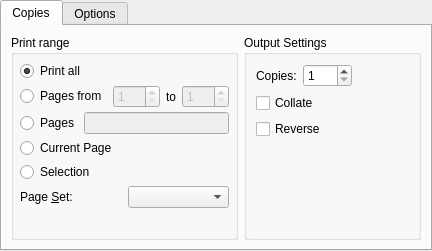
<?xml version="1.0" encoding="UTF-8"?>
<ui version="4.0">
 <class>QPrintSettingsOutput</class>
 <widget class="QWidget" name="QPrintSettingsOutput">
  <property name="geometry">
   <rect>
    <x>0</x>
    <y>0</y>
    <width>432</width>
    <height>251</height>
   </rect>
  </property>
  <property name="windowTitle">
   <string>Form</string>
  </property>
  <layout class="QHBoxLayout" name="horizontalLayout_2">
   <property name="leftMargin">
    <number>0</number>
   </property>
   <property name="topMargin">
    <number>0</number>
   </property>
   <property name="rightMargin">
    <number>0</number>
   </property>
   <property name="bottomMargin">
    <number>0</number>
   </property>
   <item>
    <widget class="QTabWidget" name="tabs">
     <property name="currentIndex">
      <number>0</number>
     </property>
     <widget class="QWidget" name="copiesTab">
      <attribute name="title">
       <string>Copies</string>
      </attribute>
      <layout class="QHBoxLayout" name="horizontalLayout">
       <item>
        <widget class="QGroupBox" name="gbPrintRange">
         <property name="sizePolicy">
          <sizepolicy hsizetype="Preferred" vsizetype="Minimum">
           <horstretch>0</horstretch>
           <verstretch>0</verstretch>
          </sizepolicy>
         </property>
         <property name="title">
          <string>Print range</string>
         </property>
         <layout class="QVBoxLayout" name="_3">
          <property name="spacing">
           <number>4</number>
          </property>
          <property name="leftMargin">
           <number>6</number>
          </property>
          <property name="topMargin">
           <number>6</number>
          </property>
          <property name="rightMargin">
           <number>6</number>
          </property>
          <property name="bottomMargin">
           <number>6</number>
          </property>
          <item>
           <widget class="QRadioButton" name="printAll">
            <property name="text">
             <string>Print all</string>
            </property>
            <property name="checked">
             <bool>true</bool>
            </property>
           </widget>
          </item>
          <item>
           <layout class="QHBoxLayout" name="_4">
            <property name="spacing">
             <number>6</number>
            </property>
            <property name="leftMargin">
             <number>0</number>
            </property>
            <property name="topMargin">
             <number>0</number>
            </property>
            <property name="rightMargin">
             <number>0</number>
            </property>
            <property name="bottomMargin">
             <number>0</number>
            </property>
            <item>
             <widget class="QRadioButton" name="printRange">
              <property name="text">
               <string>Pages from</string>
              </property>
             </widget>
            </item>
            <item>
             <widget class="QSpinBox" name="from">
              <property name="enabled">
               <bool>false</bool>
              </property>
              <property name="minimum">
               <number>1</number>
              </property>
              <property name="maximum">
               <number>999</number>
              </property>
             </widget>
            </item>
            <item>
             <widget class="QLabel" name="label_3">
              <property name="text">
               <string>to</string>
              </property>
             </widget>
            </item>
            <item>
             <widget class="QSpinBox" name="to">
              <property name="enabled">
               <bool>false</bool>
              </property>
              <property name="minimum">
               <number>1</number>
              </property>
              <property name="maximum">
               <number>999</number>
              </property>
             </widget>
            </item>
            <item>
             <spacer>
              <property name="orientation">
               <enum>Qt::Horizontal</enum>
              </property>
              <property name="sizeHint" stdset="0">
               <size>
                <width>0</width>
                <height>20</height>
               </size>
              </property>
             </spacer>
            </item>
           </layout>
          </item>
          <item>
           <layout class="QHBoxLayout" name="pagesLayout">
            <item>
             <widget class="QRadioButton" name="pagesRadioButton">
              <property name="text">
               <string>Pages</string>
              </property>
             </widget>
            </item>
            <item>
             <widget class="QLineEdit" name="pagesLineEdit">
              <property name="enabled">
               <bool>false</bool>
              </property>
              <property name="toolTip">
               <string>Specify pages or ranges separated by commas. Ranges are specified by two numbers separated by a hyphen. E.g: 3,5-7,9 prints pages 3, 5, 6, 7 and 9.</string>
              </property>
             </widget>
            </item>
           </layout>
          </item>
          <item>
           <widget class="QRadioButton" name="printCurrentPage">
            <property name="text">
             <string>Current Page</string>
            </property>
           </widget>
          </item>
          <item>
           <widget class="QRadioButton" name="printSelection">
            <property name="text">
             <string>Selection</string>
            </property>
           </widget>
          </item>
          <item>
           <layout class="QHBoxLayout" name="_5">
            <property name="spacing">
             <number>6</number>
            </property>
            <property name="bottomMargin">
             <number>0</number>
            </property>
            <item>
             <widget class="QLabel" name="pageSetLabel">
              <property name="visible">
               <bool>false</bool>
              </property>
              <property name="text">
               <string>Page &amp;Set:</string>
              </property>
              <property name="buddy">
               <cstring>pageSetCombo</cstring>
              </property>
             </widget>
            </item>
            <item>
             <widget class="QComboBox" name="pageSetCombo">
              <property name="visible">
               <bool>false</bool>
              </property>
             </widget>
            </item>
           </layout>
          </item>
          <item>
           <spacer name="verticalSpacer">
            <property name="orientation">
             <enum>Qt::Vertical</enum>
            </property>
            <property name="sizeHint" stdset="0">
             <size>
              <width>1</width>
              <height>1</height>
             </size>
            </property>
           </spacer>
          </item>
         </layout>
        </widget>
       </item>
       <item>
        <widget class="QGroupBox" name="groupBox">
         <property name="title">
          <string>Output Settings</string>
         </property>
         <layout class="QGridLayout" name="gridLayout">
          <item row="0" column="0">
           <widget class="QLabel" name="label">
            <property name="text">
             <string>Copies:</string>
            </property>
            <property name="buddy">
             <cstring>copies</cstring>
            </property>
           </widget>
          </item>
          <item row="0" column="1" colspan="2">
           <widget class="QSpinBox" name="copies">
            <property name="minimum">
             <number>1</number>
            </property>
            <property name="maximum">
             <number>999</number>
            </property>
           </widget>
          </item>
          <item row="0" column="3">
           <spacer name="horizontalSpacer">
            <property name="orientation">
             <enum>Qt::Horizontal</enum>
            </property>
            <property name="sizeHint" stdset="0">
             <size>
              <width>91</width>
              <height>20</height>
             </size>
            </property>
           </spacer>
          </item>
          <item row="1" column="0" colspan="2">
           <widget class="QCheckBox" name="collate">
            <property name="text">
             <string>Collate</string>
            </property>
           </widget>
          </item>
          <item row="1" column="2" rowspan="2" colspan="2">
           <widget class="QLabel" name="outputIcon">
            <property name="sizePolicy">
             <sizepolicy hsizetype="Ignored" vsizetype="Ignored">
              <horstretch>0</horstretch>
              <verstretch>0</verstretch>
             </sizepolicy>
            </property>
           </widget>
          </item>
          <item row="2" column="0" colspan="2">
           <widget class="QCheckBox" name="reverse">
            <property name="text">
             <string>Reverse</string>
            </property>
           </widget>
          </item>
          <item row="3" column="0" colspan="4">
           <spacer name="verticalSpacer_2">
            <property name="orientation">
             <enum>Qt::Vertical</enum>
            </property>
            <property name="sizeHint" stdset="0">
             <size>
              <width>0</width>
              <height>1</height>
             </size>
            </property>
           </spacer>
          </item>
         </layout>
        </widget>
       </item>
      </layout>
     </widget>
     <widget class="QWidget" name="optionsTab">
      <attribute name="title">
       <string>Options</string>
      </attribute>
      <layout class="QGridLayout" name="gridLayout_2">
       <item row="0" column="1">
        <widget class="QGroupBox" name="colorMode">
         <property name="title">
          <string>Color Mode</string>
         </property>
         <layout class="QGridLayout" name="gridLayout_4">
          <item row="2" column="0">
           <spacer name="verticalSpacer_6">
            <property name="orientation">
             <enum>Qt::Vertical</enum>
            </property>
            <property name="sizeHint" stdset="0">
             <size>
              <width>1</width>
              <height>0</height>
             </size>
            </property>
           </spacer>
          </item>
          <item row="0" column="0">
           <widget class="QRadioButton" name="color">
            <property name="text">
             <string>Color</string>
            </property>
           </widget>
          </item>
          <item row="0" column="1" rowspan="3">
           <widget class="QLabel" name="colorIcon"/>
          </item>
          <item row="1" column="0">
           <widget class="QRadioButton" name="grayscale">
            <property name="text">
             <string>Grayscale</string>
            </property>
           </widget>
          </item>
         </layout>
        </widget>
       </item>
       <item row="0" column="0">
        <widget class="QGroupBox" name="duplex">
         <property name="title">
          <string>Double Sided Printing</string>
         </property>
         <layout class="QVBoxLayout" name="verticalLayout">
          <item>
           <widget class="QRadioButton" name="noDuplex">
            <property name="text">
             <string>Off</string>
            </property>
            <property name="checked">
             <bool>true</bool>
            </property>
           </widget>
          </item>
          <item>
           <widget class="QRadioButton" name="duplexLong">
            <property name="text">
             <string>Long side binding</string>
            </property>
           </widget>
          </item>
          <item>
           <widget class="QRadioButton" name="duplexShort">
            <property name="text">
             <string>Short side binding</string>
            </property>
           </widget>
          </item>
          <item>
           <spacer name="verticalSpacer_42">
            <property name="orientation">
             <enum>Qt::Vertical</enum>
            </property>
            <property name="sizeHint" stdset="0">
             <size>
              <width>1</width>
              <height>0</height>
             </size>
            </property>
           </spacer>
          </item>
         </layout>
        </widget>
       </item>
      </layout>
     </widget>
    </widget>
   </item>
  </layout>
 </widget>
 <resources/>
 <connections>
  <connection>
   <sender>printRange</sender>
   <signal>toggled(bool)</signal>
   <receiver>from</receiver>
   <slot>setEnabled(bool)</slot>
   <hints>
    <hint type="sourcelabel">
     <x>89</x>
     <y>113</y>
    </hint>
    <hint type="destinationlabel">
     <x>182</x>
     <y>113</y>
    </hint>
   </hints>
  </connection>
  <connection>
   <sender>printRange</sender>
   <signal>toggled(bool)</signal>
   <receiver>to</receiver>
   <slot>setEnabled(bool)</slot>
   <hints>
    <hint type="sourcelabel">
     <x>82</x>
     <y>113</y>
    </hint>
    <hint type="destinationlabel">
     <x>267</x>
     <y>113</y>
    </hint>
   </hints>
  </connection>
  <connection>
   <sender>pagesRadioButton</sender>
   <signal>toggled(bool)</signal>
   <receiver>pagesLineEdit</receiver>
   <slot>setEnabled(bool)</slot>
   <hints>
    <hint type="sourcelabel">
     <x>58</x>
     <y>132</y>
    </hint>
    <hint type="destinationlabel">
     <x>163</x>
     <y>128</y>
    </hint>
   </hints>
  </connection>
 </connections>
</ui>
